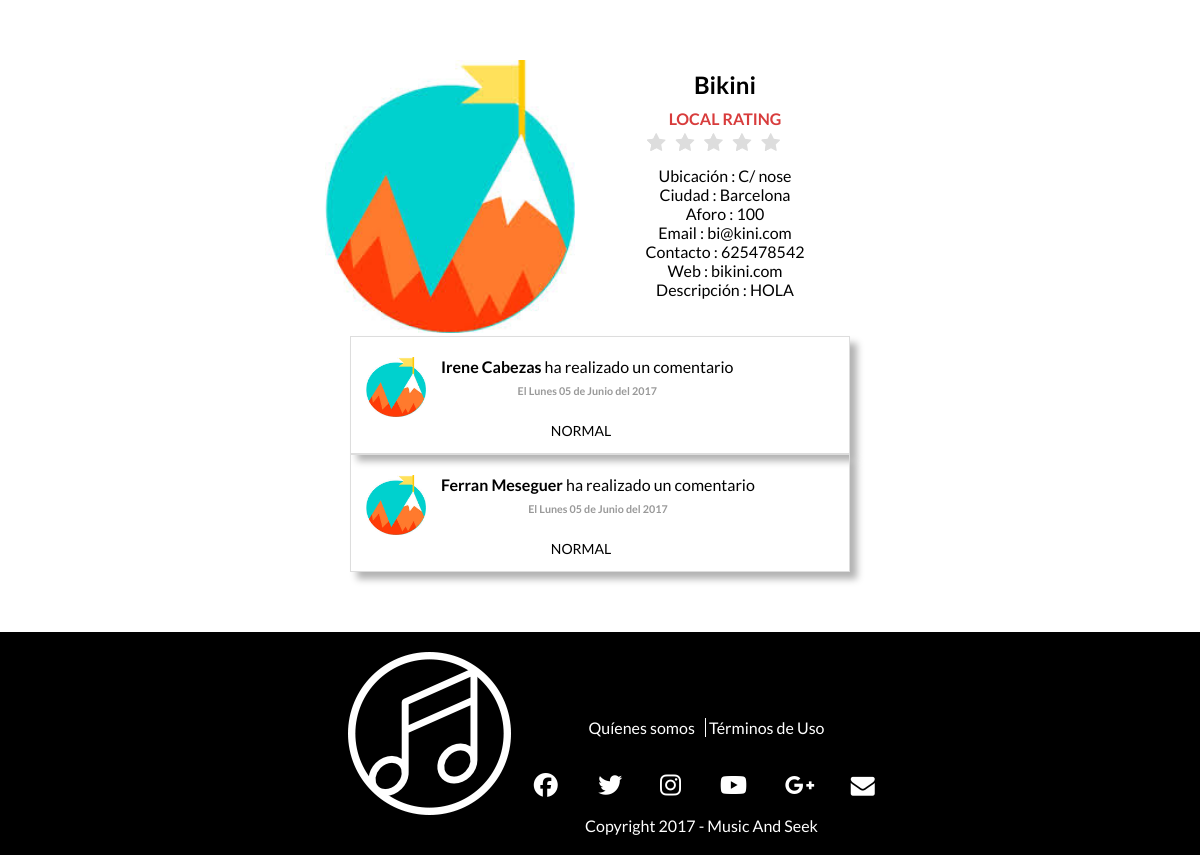
The app's page /InfoLocal.php?nombre=Bikini with its own data.
### tables this page shows
create table USUARIO( 
ID_USUARIO int(10) not null auto_increment,
TIPO_USUARIO char(10) not null,
NOMBRE char(20) not null,
APELLIDOS char(20),
UBICACION char(50),
EMAIL char(50) not null,
NUMERO_CONTACTO int(11),
 
IMAGEN char(50),
NOMBRE_LOCAL char(20),
NOMBRE_ARTISTICO char(20),
NUMERO_COMPONENTES int(5),
PASSWORD char(255) not null,
AFORO int(5),
WEB char(20),
ID_GENERO int(10),
ID_CIUDAD int(10),
PREGUNTA_SEGURIDAD char (255),
RESPUESTA_SEGURIDAD char (255),
DESCRIPCION char(255),
FECHA_ALTA DATETIME,
FECHA_BAJA DATETIME DEFAULT NULL,
primary key (ID_USUARIO, EMAIL)
);

create table CIUDAD(
ID_CIUDAD int(10) not null auto_increment,
NOMBRE char(20) not null,
PAIS char(10) not null,
primary key(ID_CIUDAD)
);

create table VOTAR_COMENTAR(
ID_VOTO int(10) not null auto_increment primary key,
ID_FAN int(10) not null,
ID_VOTADO int(10) not null,
PUNTOS DECIMAL(2,2) not null,
VOTO_CONCIERTO boolean not null,
COMENTARIO char(140),
FECHA datetime not null,
TIPO_VOTACION char(10) not null
);

### bbdd.php (called while the page is built, shortened)
<?php
function conectar() {
    $conexion = mysqli_connect('localhost', 'root', '', 'musicandseek')
            or die("Error conectando");
    return $conexion;
}
function getNombreFecha($fecha) {
    $dias = array("Domingo", "Lunes", "Martes", "Miercoles", "Jueves", "Viernes", "Sábado");
    $meses = array("Enero", "Febrero", "Marzo", "Abril", "Mayo", "Junio", "Julio", "Agosto", "Septiembre", "Octubre", "Noviembre", "Diciembre");
    $arrayFecha = explode("-", $fecha);
    $fecha = $dias[$arrayFecha[0]] . " " . $arrayFecha[1] . " de " . $meses[$arrayFecha[2] - 1] . " del " . $arrayFecha[3];
    return $fecha;
}
function getNombreCiudad($id_ciudad) {
    $conexion = conectar();
    $sql = "SELECT NOMBRE FROM CIUDAD WHERE ID_CIUDAD= $id_ciudad";
    $result = $conexion->query($sql);
    if ($result->num_rows > 0) {
        $row = $result->fetch_assoc();
        return $row['NOMBRE'];
    } else {
        return null;
    }
}
function getInfoLocalName($name) {
    $conexion = conectar();
    $sql = "SELECT * FROM USUARIO WHERE NOMBRE_LOCAL = '$name'";
    $result = $conexion->query($sql);
    if ($result->num_rows > 0) {
        $row = $result->fetch_assoc();
        return $row;
    } else {
        return null;
    }
}
function comentariosGrupo($id) {
    $conexion = conectar();
    $sql = "SELECT * FROM VOTAR_COMENTAR inner join USUARIO on VOTAR_COMENTAR.ID_FAN = USUARIO.ID_USUARIO WHERE ID_VOTADO = '$id' AND VOTO_CONCIERTO = 0;";
    $resultado = $conexion->query($sql);
    if ($resultado->num_rows > 0) {
        return $resultado;
    } else {
        echo mysqli_error($conexion);
        return false;
    }
}
function getImageID($id) {
    $conexion = conectar();
    $sql = "SELECT * FROM USUARIO WHERE ID_USUARIO = $id";
    $result = $conexion->query($sql);
    if ($result->num_rows > 0) {
        $row = $result->fetch_assoc();
        if ($row['IMAGEN'] != null) {
            $imagen = $row['IMAGEN'];
            return $imagen;
        } else {
            return 'Imagenes/image.jpeg';
        }
    } else {
        return false;
    }
}

### InfoLocal.php (the view, shortened to what this page needs)
<!DOCTYPE html>
<html>
    <head>
        <?php
        require_once'bbdd.php';
        ?>
        <link href="Estilos/Estilos.css" rel="stylesheet" type="text/css"/>
        <link href="Estilos/RegistrationForm.css" rel="stylesheet" type="text/css"/>
        <link href="Estilos/StarRating.css" rel="stylesheet" type="text/css"/>
        <link href="Estilos/Comments.css" rel="stylesheet" type="text/css"/>
    </head>
    <body>
        <?php
        require_once'bbdd.php';
        $resultado = getInfoLocalName($_GET['nombre']);
        $puntuacion = votosLocal($resultado['ID_USUARIO']);
        $comentarios = comentariosGrupo($resultado['ID_USUARIO']);
        $imagen = getImageID($resultado['ID_USUARIO']);
        echo'<div class="center content">';
        echo'<div class="inline center" style="vertical-align:top">';
        echo'<img src="' . $imagen . '" alt="" style="width:250px"/>';
        echo'</div>';
        echo '<div class="inline" style="width:25%">';
        echo '<h1>' . $resultado['NOMBRE_LOCAL'] . '</h1>';
        echo'<b style="color:#d83c3c">LOCAL RATING</b><i id="puntuacion" hidden>' . $puntuacion . '</i><br>';
        echo '<fieldset class="rating_fixed center" style="float:left;margin:auto auto auto auto;width:70%">
                        <input type="radio" id="star5" name="rating" value="5.0" /><label class = "full" for="star5" title="Fantástico - 5 stars"></label>
                        <input type="radio" id="star4half" name="rating" value="4.0" /><label class="half" for="star4half" title="Bastante bien - 4.5 stars"></label>
                        <input type="radio" id="star4" name="rating" value="4.0" /><label class = "full" for="star4" title="Bastante bien - 4 stars"></label>
                        <input type="radio" id="star3half" name="rating" value="3 and a half" /><label class="half" for="star3half" title="Meh - 3.5 stars"></label>
                        <input type="radio" id="star3" name="rating" value="3.0" /><label class = "full" for="star3" title="Meh - 3 stars"></label>
                        <input type="radio" id="star2half" name="rating" value="2.0" /><label class="half" for="star2half" title="No muy bueno - 2.5 stars"></label>
                        <input type="radio" id="star2" name="rating" value="2.0" /><label class = "full" for="star2" title=" - 2 stars"></label>
                        <input type="radio" id="star1half" name="rating" value="1.0" /><label class="half" for="star1half" title="Meh - 1.5 stars"></label>
                        <input type="radio" id="star1" name="rating" value="1.0" /><label class = "full" for="star1" title="Sucks big time - 1 star"></label>
                        <input type="radio" id="starhalf" name="rating" value="0.5" /><label class="half" for="starhalf" title="Sucks big time - 0.5 stars"></label>
                        </fieldset> ';
        echo '<br><br><div class="center">Ubicación : ' . $resultado['UBICACION'] . '</div>';
        echo '<div class="center">Ciudad : ' . getNombreCiudad($resultado['ID_CIUDAD']) . '</div>';
        echo '<div class="center">Aforo : ' . $resultado['AFORO'] . '</div>';
        echo '<div class="center">Email : ' . $resultado['EMAIL'] . '</div>';
        echo '<div class="center">Contacto : ' . $resultado['NUMERO_CONTACTO'] . '</div>';
        if ($resultado['WEB'] != null) {
            echo'<div class="center">Web : ' . $resultado['WEB'] . '</div>';
        }
        if ($resultado['DESCRIPCION'] != null) {
            echo '<div class="center">Descripción : ' . $resultado['DESCRIPCION'] . '</div>';
        }
        if ($comentarios != false) {
            echo '</div>';
            echo '<div style="margin:auto auto auto auto;width:500px">';
            echo '<div class="container">';
            while ($lista = $comentarios->fetch_assoc()) {
                $imagen = getImageID($lista['ID_USUARIO']);
                echo '<div class="row center">';
                echo '<div class="col-sm-8">';
                echo '<div class="panel panel-white post panel-shadow">';
                echo '<div class="post-heading">';
                echo '<div class="pull-left image">';
                echo '<img src="' . $imagen . '" class="img-circle avatar" alt="user profile image">';
                echo '</div>';
                echo '<div class="pull-left meta">';
                echo '<div class="title h5">';
                echo '<b>' . $lista['NOMBRE'] . ' ' . $lista['APELLIDOS'] . '</b>';
                echo ' ha realizado un comentario';
                echo '</div>';
                echo '<h6 class="text-muted time">El ' . getNombreFecha(date("w-d-m-Y", strtotime($lista['FECHA']))) . '</h6>';
                echo '</div>';
                echo '</div>';
                echo '<div class="post-description">';
                echo '<p> ' . str_replace("<pre>", "", $lista['COMENTARIO']) . '</p>';
                echo '</div>';
                echo '</div>';
                echo '</div>';
                echo '</div>';
            }
            echo'</div>';
            echo'</div>';
        }
        echo '</div></div>';
        ?>
        <div id="footer"></div>
    </body>
</html>

### Estilos/Estilos.css (style rules this page uses)
.inline { display: inline-block; }
.center { text-align: center; }
body { margin:0px; font-family: Lato; }
img { height: auto; text-align: center; }
.content { margin-top: 60px; margin-bottom: 60px; }

### Estilos/StarRating.css (style rules this page uses)
.rating_fixed { border: none; float: right; pointer-events:none; }
.rating_fixed > label:before { margin: 5px; font-size: 1.25em; font-family: FontAwesome; display: inline-block; content: "\f005"; }
.rating_fixed > label { color: #ddd; float: right; }
fieldset, label { margin: 0; padding: 0; }
body { margin: 20px; }
h1 { font-size: 1.5em; margin: 10px; }

### Estilos/Comments.css (style rules this page uses)
.panel-shadow { box-shadow: rgba(0, 0, 0, 0.3) 7px 7px 7px; }
.panel-white { border: 1px solid #dddddd; }
.post .post-heading { height: 30px; padding: 20px 15px; }
.post .post-heading .avatar { width: 60px; height: 60px; display: block; margin-right: 15px; }
.post .post-heading .meta .title { margin-bottom: 0; }
.post .post-heading .meta .time { margin-top: 8px; color: #999; }
.post .post-description { text-align: center; padding-left: 80px; max-width: 300px; }
.post .post-description p { font-size: 14px; }

### records on screen
usuario: NOMBRE_LOCAL "Bikini", UBICACION "C/ nose", ID_CIUDAD.NOMBRE "Barcelona", AFORO "100", EMAIL "bi@kini.com", NUMERO_CONTACTO "625478542", WEB "bikini.com", DESCRIPCION "HOLA"
votar_comentar: usuario.NOMBRE "Irene", usuario.APELLIDOS "Cabezas", FECHA "Lunes 05 de Junio del 2017", COMENTARIO "NORMAL"
votar_comentar: usuario.NOMBRE "Ferran", usuario.APELLIDOS "Meseguer", FECHA "Lunes 05 de Junio del 2017", COMENTARIO "NORMAL"
